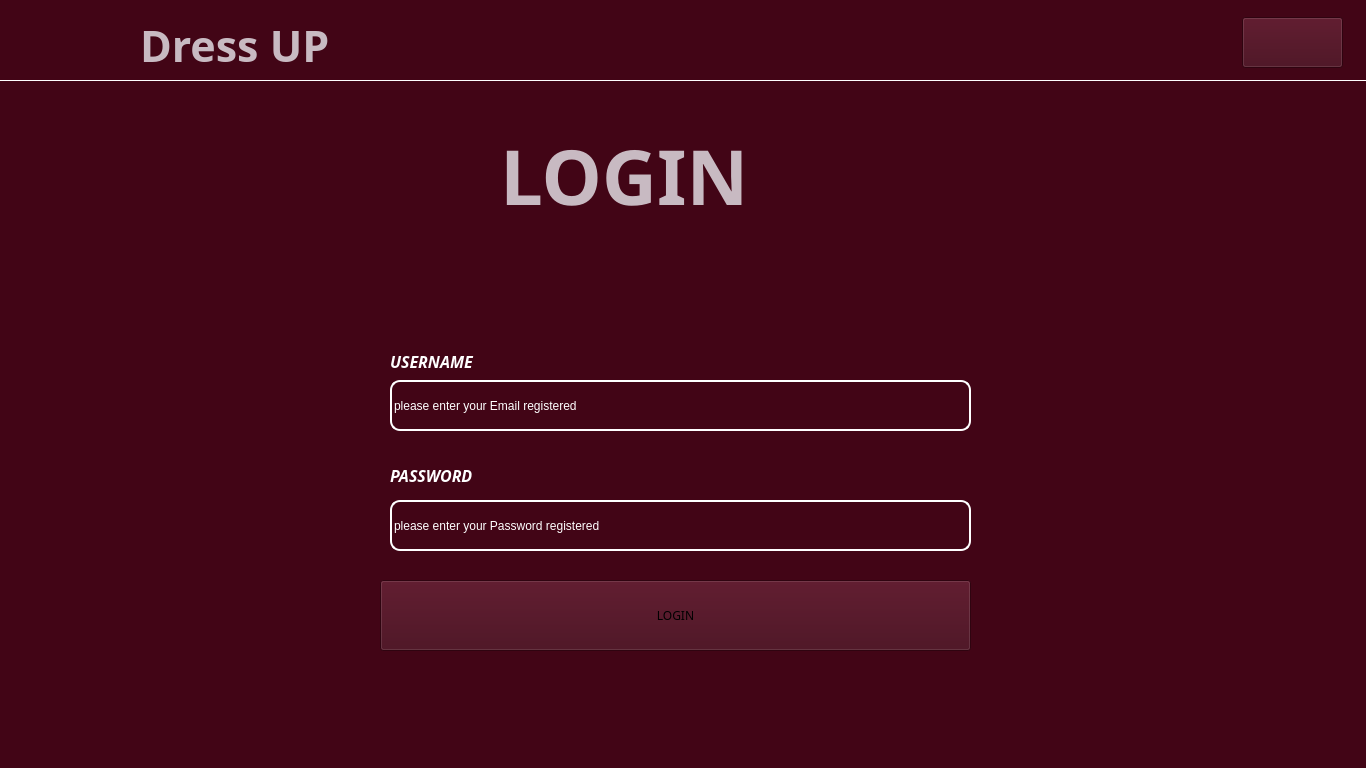
<?xml version="1.0" encoding="UTF-8"?>
<ui version="4.0">
 <class>MainWindow</class>
 <widget class="QMainWindow" name="MainWindow">
  <property name="geometry">
   <rect>
    <x>0</x>
    <y>0</y>
    <width>1366</width>
    <height>768</height>
   </rect>
  </property>
  <property name="font">
   <font>
    <family>Segoe Script</family>
    <pointsize>28</pointsize>
    <weight>50</weight>
    <bold>false</bold>
   </font>
  </property>
  <property name="windowTitle">
   <string>MainWindow</string>
  </property>
  <property name="styleSheet">
   <string notr="true">background-color: #420516;</string>
  </property>
  <widget class="QWidget" name="centralwidget">
   <widget class="Line" name="NavLine">
    <property name="geometry">
     <rect>
      <x>0</x>
      <y>80</y>
      <width>1366</width>
      <height>1</height>
     </rect>
    </property>
    <property name="styleSheet">
     <string notr="true">color:white;</string>
    </property>
    <property name="frameShadow">
     <enum>QFrame::Plain</enum>
    </property>
    <property name="lineWidth">
     <number>1</number>
    </property>
    <property name="orientation">
     <enum>Qt::Horizontal</enum>
    </property>
   </widget>
   <widget class="QLabel" name="IconMain">
    <property name="geometry">
     <rect>
      <x>14</x>
      <y>15</y>
      <width>111</width>
      <height>51</height>
     </rect>
    </property>
    <property name="text">
     <string/>
    </property>
    <property name="pixmap">
     <pixmap resource="../MainLoginPage/source.qrc">:/logos/logos/hanger.png</pixmap>
    </property>
    <property name="scaledContents">
     <bool>true</bool>
    </property>
    <property name="alignment">
     <set>Qt::AlignCenter</set>
    </property>
    <property name="margin">
     <number>0</number>
    </property>
    <property name="openExternalLinks">
     <bool>false</bool>
    </property>
   </widget>
   <widget class="QLabel" name="Heading">
    <property name="geometry">
     <rect>
      <x>140</x>
      <y>20</y>
      <width>291</width>
      <height>51</height>
     </rect>
    </property>
    <property name="font">
     <font>
      <family>Segoe Script</family>
      <pointsize>32</pointsize>
      <weight>75</weight>
      <bold>true</bold>
     </font>
    </property>
    <property name="styleSheet">
     <string notr="true">color:rgb(200, 186, 194)</string>
    </property>
    <property name="text">
     <string>Dress UP</string>
    </property>
   </widget>
   <widget class="QLabel" name="IconMain2">
    <property name="geometry">
     <rect>
      <x>150</x>
      <y>100</y>
      <width>271</width>
      <height>161</height>
     </rect>
    </property>
    <property name="text">
     <string/>
    </property>
    <property name="pixmap">
     <pixmap resource="../MainLoginPage/source.qrc">:/logos/logos/hanger.png</pixmap>
    </property>
    <property name="scaledContents">
     <bool>true</bool>
    </property>
    <property name="alignment">
     <set>Qt::AlignCenter</set>
    </property>
    <property name="margin">
     <number>0</number>
    </property>
    <property name="openExternalLinks">
     <bool>false</bool>
    </property>
   </widget>
   <widget class="QLabel" name="Heading2">
    <property name="geometry">
     <rect>
      <x>500</x>
      <y>100</y>
      <width>441</width>
      <height>151</height>
     </rect>
    </property>
    <property name="font">
     <font>
      <family>Segoe Script</family>
      <pointsize>57</pointsize>
      <weight>75</weight>
      <bold>true</bold>
     </font>
    </property>
    <property name="styleSheet">
     <string notr="true">color:rgb(200, 186, 194)</string>
    </property>
    <property name="text">
     <string>LOGIN</string>
    </property>
   </widget>
   <widget class="QPushButton" name="LoginButtonSettings">
    <property name="geometry">
     <rect>
      <x>380</x>
      <y>580</y>
      <width>591</width>
      <height>71</height>
     </rect>
    </property>
    <property name="font">
     <font>
      <family>Plus Jakarta Sans</family>
      <weight>62</weight>
      <italic>false</italic>
      <bold>true</bold>
     </font>
    </property>
    <property name="styleSheet">
     <string notr="true">background: #C4C4C4;
border-radius: 10px;
font-family: Plus Jakarta Sans;
font-style: normal;
font-weight: 500;\n
font-size: 24px;\n
line-height: 90%;</string>
    </property>
    <property name="text">
     <string>LOGIN</string>
    </property>
   </widget>
   <widget class="QPushButton" name="IconMainCut">
    <property name="geometry">
     <rect>
      <x>1242</x>
      <y>17</y>
      <width>101</width>
      <height>51</height>
     </rect>
    </property>
    <property name="text">
     <string/>
    </property>
    <property name="icon">
     <iconset resource="../MainLoginPage/source.qrc">
      <normaloff>:/logos/logos/qut.png</normaloff>:/logos/logos/qut.png</iconset>
    </property>
    <property name="iconSize">
     <size>
      <width>60</width>
      <height>60</height>
     </size>
    </property>
   </widget>
   <widget class="QLabel" name="UserNameLabel">
    <property name="geometry">
     <rect>
      <x>390</x>
      <y>346</y>
      <width>151</width>
      <height>31</height>
     </rect>
    </property>
    <property name="font">
     <font>
      <family>Plus Jakarta Sans Bold</family>
      <pointsize>12</pointsize>
      <weight>75</weight>
      <italic>true</italic>
      <bold>true</bold>
     </font>
    </property>
    <property name="styleSheet">
     <string notr="true">color:white;</string>
    </property>
    <property name="text">
     <string>USERNAME</string>
    </property>
   </widget>
   <widget class="QLineEdit" name="UserNameInput">
    <property name="geometry">
     <rect>
      <x>390</x>
      <y>380</y>
      <width>581</width>
      <height>51</height>
     </rect>
    </property>
    <property name="styleSheet">
     <string notr="true">border:2px solid white;
border-radius:10px;
color:white;
</string>
    </property>
    <property name="text">
     <string>please enter your Email registered</string>
    </property>
   </widget>
   <widget class="QLabel" name="PasswordNameLabel">
    <property name="geometry">
     <rect>
      <x>390</x>
      <y>460</y>
      <width>161</width>
      <height>31</height>
     </rect>
    </property>
    <property name="font">
     <font>
      <family>Plus Jakarta Sans Bold</family>
      <pointsize>12</pointsize>
      <weight>75</weight>
      <italic>true</italic>
      <bold>true</bold>
     </font>
    </property>
    <property name="styleSheet">
     <string notr="true">color:white;</string>
    </property>
    <property name="text">
     <string>PASSWORD</string>
    </property>
   </widget>
   <widget class="QLineEdit" name="lineEdit_2">
    <property name="geometry">
     <rect>
      <x>390</x>
      <y>500</y>
      <width>581</width>
      <height>51</height>
     </rect>
    </property>
    <property name="styleSheet">
     <string notr="true">border:2px solid white;
border-radius:10px;
color:white;
</string>
    </property>
    <property name="text">
     <string>please enter your Password registered</string>
    </property>
   </widget>
  </widget>
 </widget>
 <resources>
  <include location="../MainLoginPage/source.qrc"/>
 </resources>
 <connections/>
</ui>
